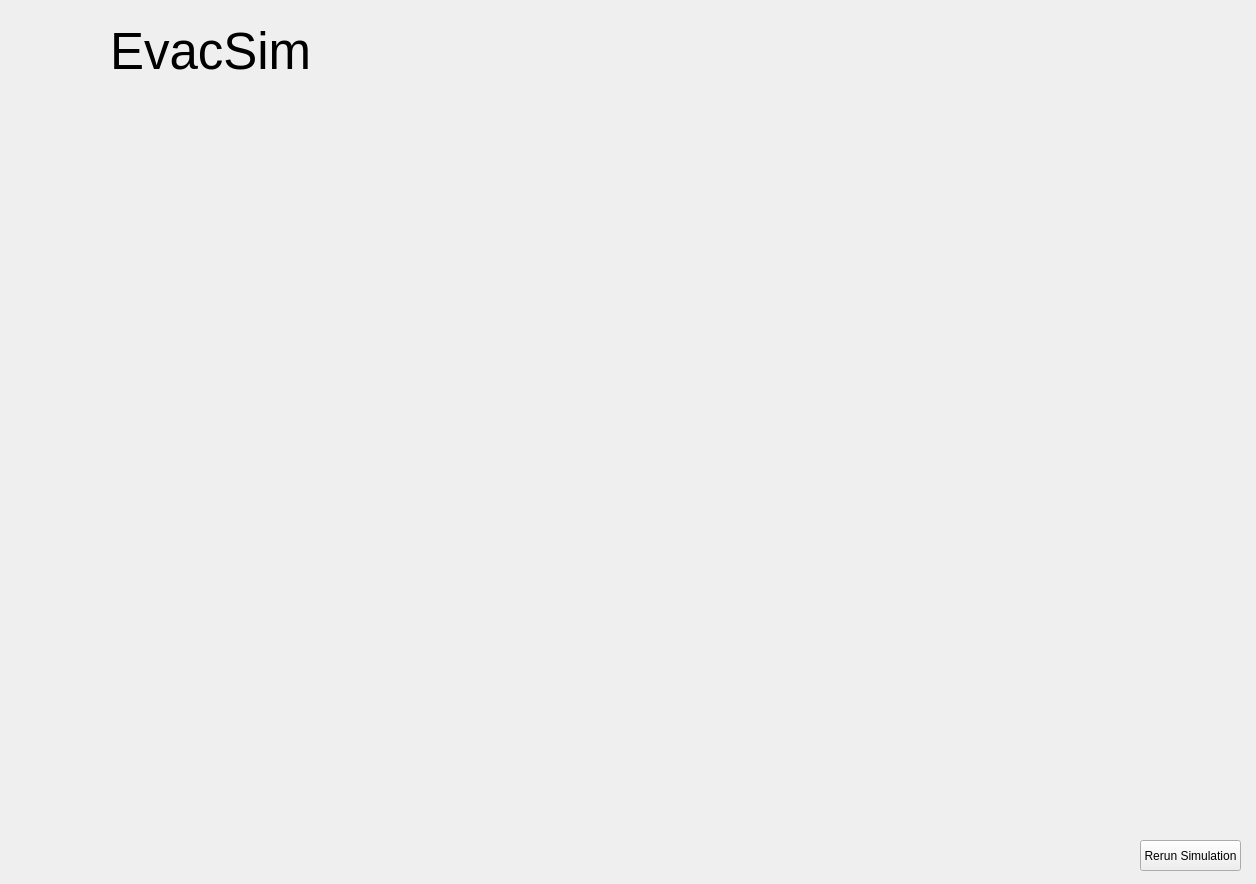
<?xml version="1.0" encoding="UTF-8"?>
<ui version="4.0">
 <class>MainWindow</class>
 <widget class="QMainWindow" name="MainWindow">
  <property name="geometry">
   <rect>
    <x>0</x>
    <y>0</y>
    <width>1256</width>
    <height>884</height>
   </rect>
  </property>
  <property name="windowTitle">
   <string>MainWindow</string>
  </property>
  <property name="layoutDirection">
   <enum>Qt::LeftToRight</enum>
  </property>
  <widget class="QWidget" name="centralwidget">
   <widget class="QLabel" name="title">
    <property name="geometry">
     <rect>
      <x>110</x>
      <y>0</y>
      <width>201</width>
      <height>101</height>
     </rect>
    </property>
    <property name="font">
     <font>
      <pointsize>38</pointsize>
     </font>
    </property>
    <property name="text">
     <string>EvacSim</string>
    </property>
   </widget>
   <widget class="QLabel" name="icon">
    <property name="geometry">
     <rect>
      <x>10</x>
      <y>10</y>
      <width>81</width>
      <height>81</height>
     </rect>
    </property>
    <property name="text">
     <string/>
    </property>
    <property name="pixmap">
     <pixmap>icon-circle.png</pixmap>
    </property>
    <property name="scaledContents">
     <bool>true</bool>
    </property>
   </widget>
   <widget class="QPushButton" name="pushButton">
    <property name="geometry">
     <rect>
      <x>1140</x>
      <y>840</y>
      <width>101</width>
      <height>31</height>
     </rect>
    </property>
    <property name="text">
     <string>Rerun Simulation</string>
    </property>
   </widget>
   <widget class="QLabel" name="icon_2">
    <property name="geometry">
     <rect>
      <x>40</x>
      <y>120</y>
      <width>1201</width>
      <height>701</height>
     </rect>
    </property>
    <property name="text">
     <string/>
    </property>
    <property name="pixmap">
     <pixmap>map.PNG</pixmap>
    </property>
    <property name="scaledContents">
     <bool>true</bool>
    </property>
   </widget>
  </widget>
 </widget>
 <resources/>
 <connections/>
</ui>
